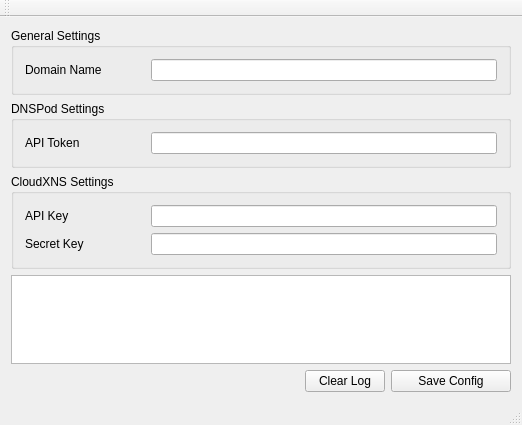
<?xml version="1.0" encoding="UTF-8"?>
<ui version="4.0">
 <class>MainWindow</class>
 <widget class="QMainWindow" name="MainWindow">
  <property name="geometry">
   <rect>
    <x>0</x>
    <y>0</y>
    <width>522</width>
    <height>425</height>
   </rect>
  </property>
  <property name="sizePolicy">
   <sizepolicy hsizetype="Minimum" vsizetype="Preferred">
    <horstretch>0</horstretch>
    <verstretch>0</verstretch>
   </sizepolicy>
  </property>
  <property name="minimumSize">
   <size>
    <width>240</width>
    <height>0</height>
   </size>
  </property>
  <property name="windowTitle">
   <string>ddnsUpdate</string>
  </property>
  <widget class="QWidget" name="centralWidget">
   <layout class="QGridLayout" name="gridLayout">
    <item row="3" column="0" colspan="3">
     <widget class="QPlainTextEdit" name="pteLog"/>
    </item>
    <item row="4" column="0">
     <spacer name="horizontalSpacer">
      <property name="orientation">
       <enum>Qt::Horizontal</enum>
      </property>
      <property name="sizeHint" stdset="0">
       <size>
        <width>291</width>
        <height>20</height>
       </size>
      </property>
     </spacer>
    </item>
    <item row="4" column="1">
     <widget class="QPushButton" name="pbClear">
      <property name="text">
       <string>Clear Log</string>
      </property>
     </widget>
    </item>
    <item row="4" column="2">
     <widget class="QPushButton" name="pbSaveConfig">
      <property name="sizePolicy">
       <sizepolicy hsizetype="Preferred" vsizetype="Fixed">
        <horstretch>0</horstretch>
        <verstretch>0</verstretch>
       </sizepolicy>
      </property>
      <property name="minimumSize">
       <size>
        <width>120</width>
        <height>0</height>
       </size>
      </property>
      <property name="text">
       <string>Save Config</string>
      </property>
     </widget>
    </item>
    <item row="0" column="0" colspan="3">
     <widget class="QGroupBox" name="groupBox_3">
      <property name="title">
       <string>General Settings</string>
      </property>
      <layout class="QFormLayout" name="formLayout_3">
       <item row="0" column="0">
        <widget class="QLabel" name="label">
         <property name="minimumSize">
          <size>
           <width>120</width>
           <height>0</height>
          </size>
         </property>
         <property name="text">
          <string>Domain Name</string>
         </property>
        </widget>
       </item>
       <item row="0" column="1">
        <widget class="QLineEdit" name="leDomain"/>
       </item>
      </layout>
     </widget>
    </item>
    <item row="1" column="0" colspan="3">
     <widget class="QGroupBox" name="grpDnspod">
      <property name="title">
       <string>DNSPod Settings</string>
      </property>
      <layout class="QFormLayout" name="formLayout_2">
       <item row="0" column="0">
        <widget class="QLabel" name="label_4">
         <property name="minimumSize">
          <size>
           <width>120</width>
           <height>0</height>
          </size>
         </property>
         <property name="text">
          <string>API Token</string>
         </property>
        </widget>
       </item>
       <item row="0" column="1">
        <widget class="QLineEdit" name="leApiToken"/>
       </item>
      </layout>
     </widget>
    </item>
    <item row="2" column="0" colspan="3">
     <widget class="QGroupBox" name="grpCloudXNS">
      <property name="title">
       <string>CloudXNS Settings</string>
      </property>
      <layout class="QFormLayout" name="formLayout">
       <item row="1" column="0">
        <widget class="QLabel" name="label_2">
         <property name="minimumSize">
          <size>
           <width>120</width>
           <height>0</height>
          </size>
         </property>
         <property name="text">
          <string>API Key</string>
         </property>
        </widget>
       </item>
       <item row="1" column="1">
        <widget class="QLineEdit" name="leApiKey"/>
       </item>
       <item row="2" column="0">
        <widget class="QLabel" name="label_3">
         <property name="text">
          <string>Secret Key</string>
         </property>
        </widget>
       </item>
       <item row="2" column="1">
        <widget class="QLineEdit" name="leSecretKey"/>
       </item>
      </layout>
     </widget>
    </item>
   </layout>
  </widget>
  <widget class="QMenuBar" name="menuBar">
   <property name="geometry">
    <rect>
     <x>0</x>
     <y>0</y>
     <width>522</width>
     <height>23</height>
    </rect>
   </property>
  </widget>
  <widget class="QToolBar" name="mainToolBar">
   <attribute name="toolBarArea">
    <enum>TopToolBarArea</enum>
   </attribute>
   <attribute name="toolBarBreak">
    <bool>false</bool>
   </attribute>
  </widget>
  <widget class="QStatusBar" name="statusBar"/>
  <action name="actionQuit">
   <property name="icon">
    <iconset resource="icons.qrc">
     <normaloff>:/images/quit.png</normaloff>:/images/quit.png</iconset>
   </property>
   <property name="text">
    <string>Exit</string>
   </property>
   <property name="toolTip">
    <string>Exit</string>
   </property>
  </action>
 </widget>
 <layoutdefault spacing="6" margin="11"/>
 <resources>
  <include location="icons.qrc"/>
 </resources>
 <connections/>
</ui>
